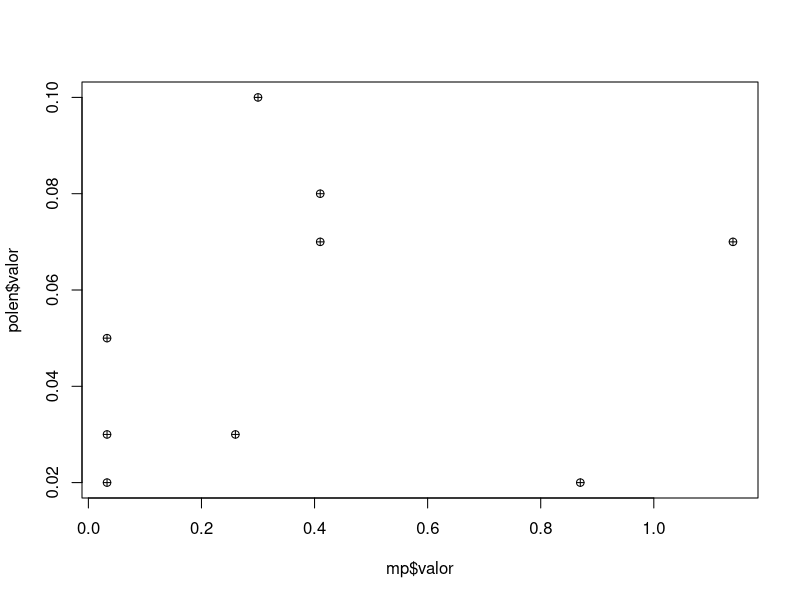
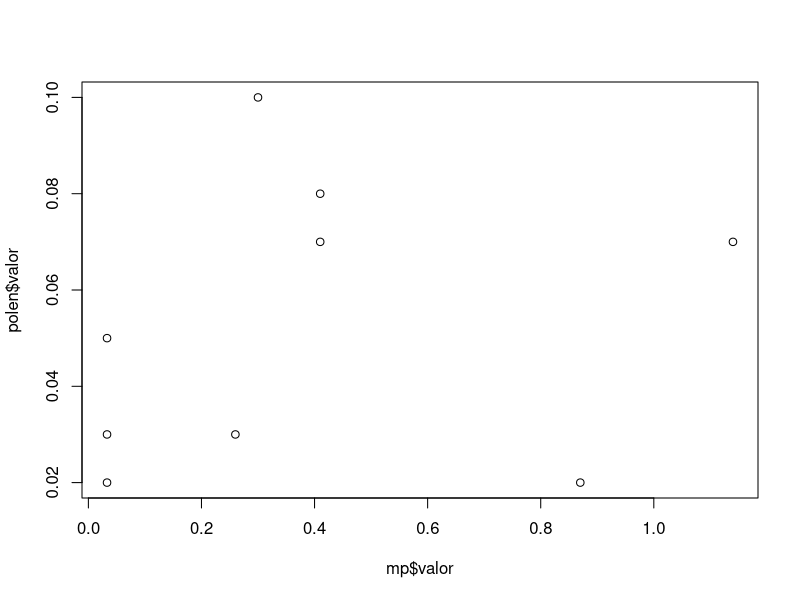

Write R code to recreate these figures, in order.
## ---- chunk 1
library(readxl)
bee<-read_excel("../proj.abejas/data.xlsx",sheet = "Hoja6")
head(bee)
mp<-bee[bee$variable=="mp",]       # separamos los datos de mp
head(mp)
polen<-bee[bee$variable=="polen",]  # separamos los datos de polen
head(polen)

library(nortest)
lillie.test(mp$valor)     # comprobamos normalidad del vector de datos de mp
shapiro.test(mp$valor)
lillie.test(polen$valor)     # comprobamos normalidad del vector de datos de polen
shapiro.test(polen$valor)

library(MASS)
plot(mp$valor,polen$valor, pch=10)

reg<-lm(mp$valor~polen$valor)
plot(mp$valor,polen$valor)
#abline(coef(lm(mp$valor~polen$valor)))



cor.test(mp$valor,polen$valor,method = "pearson")
